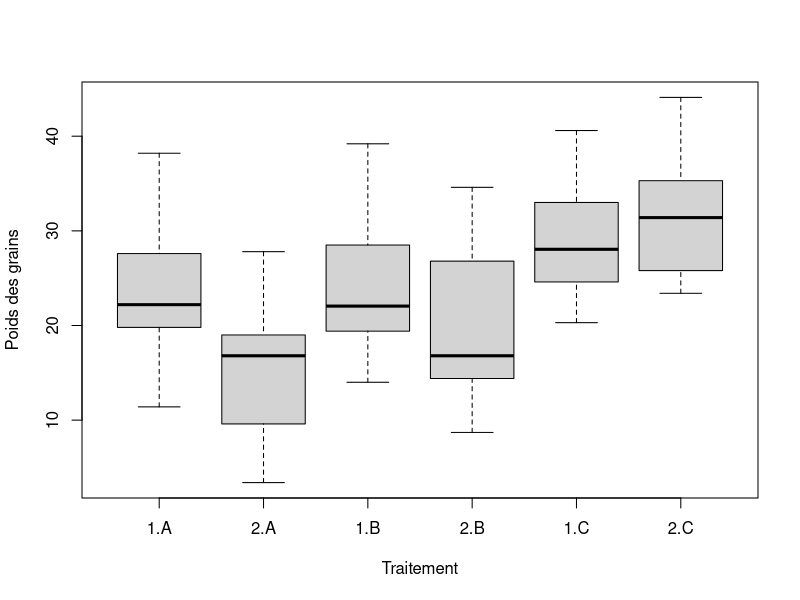
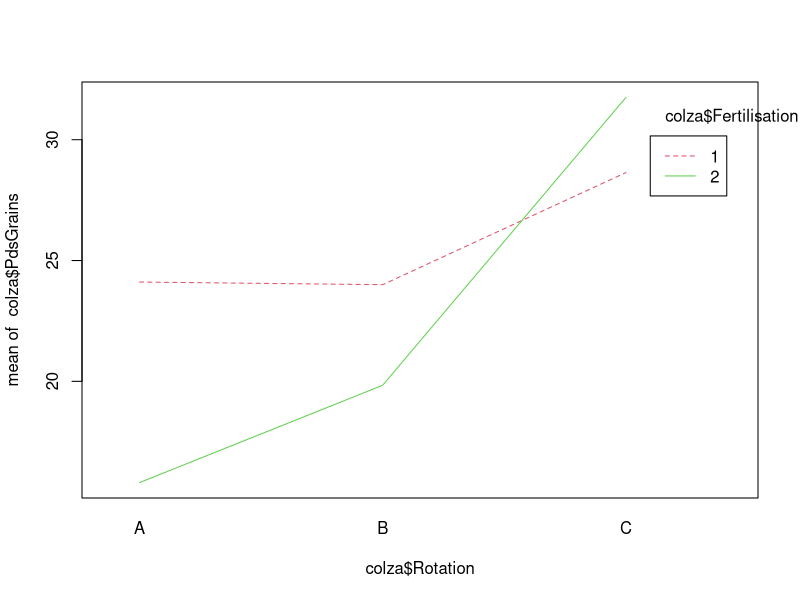
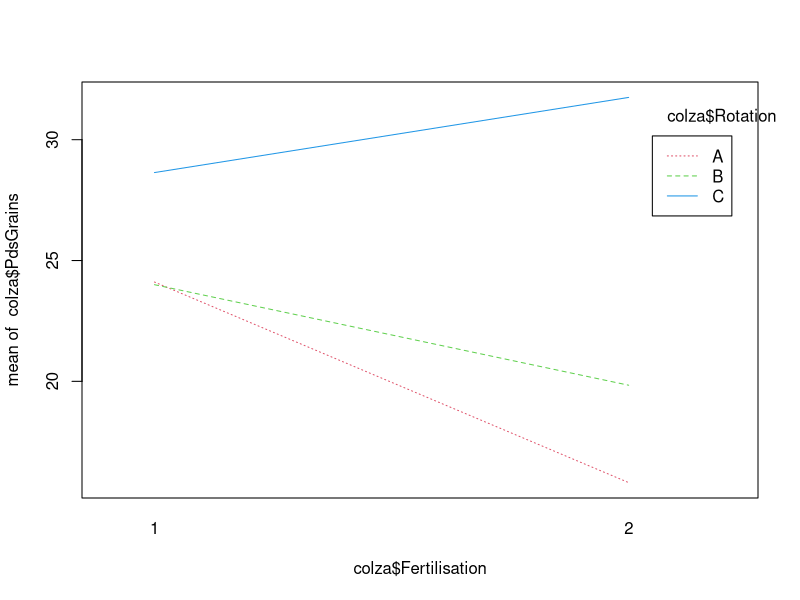
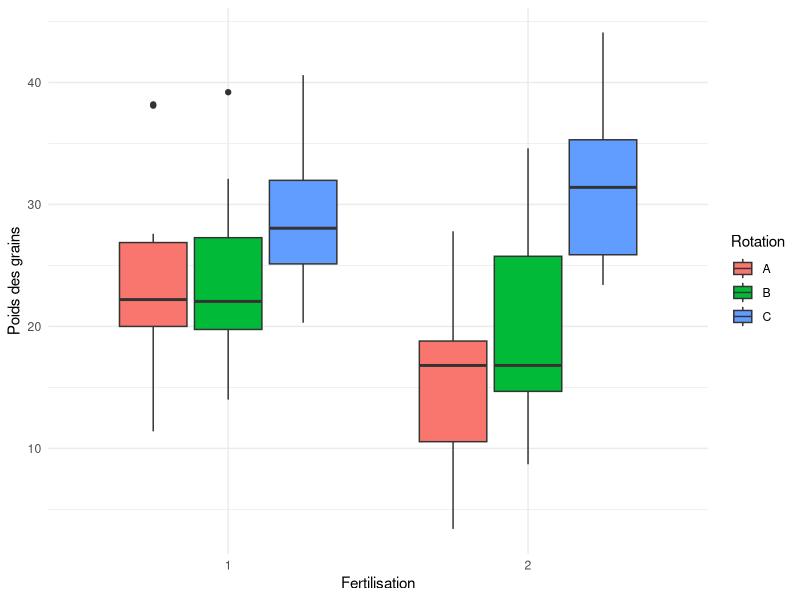
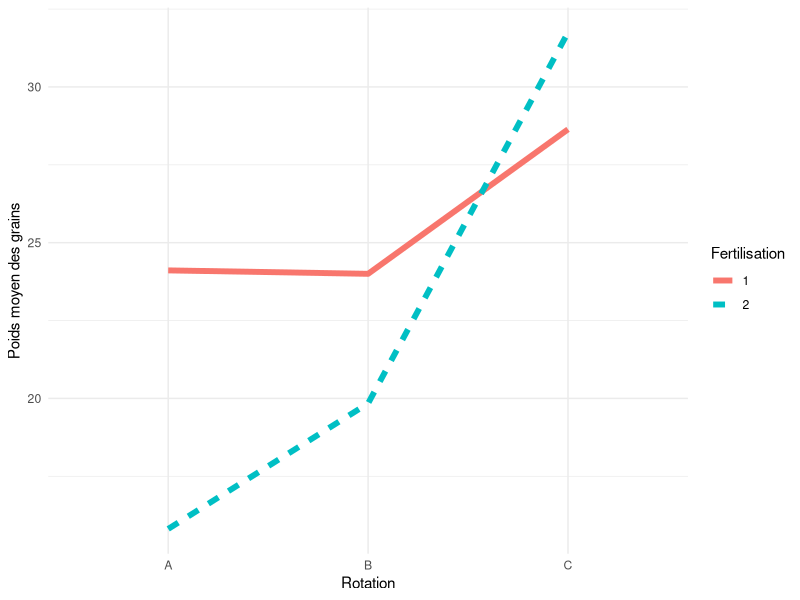
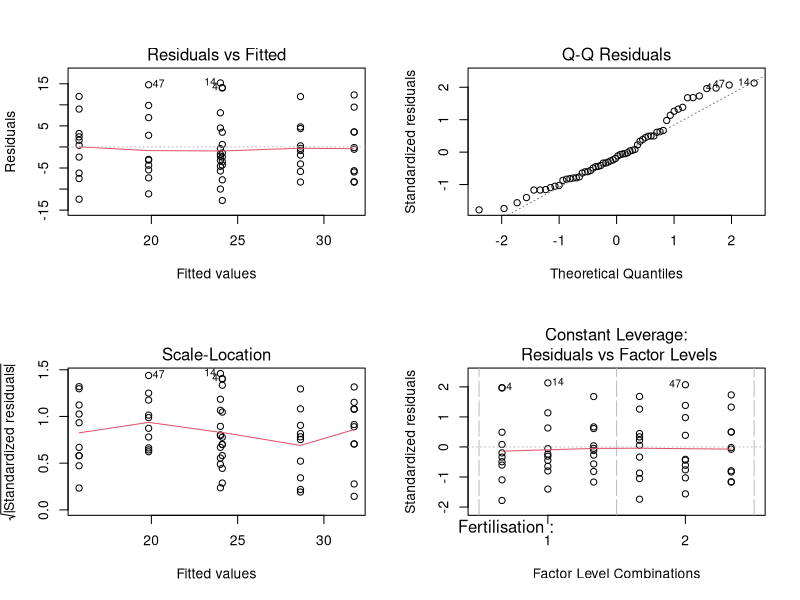
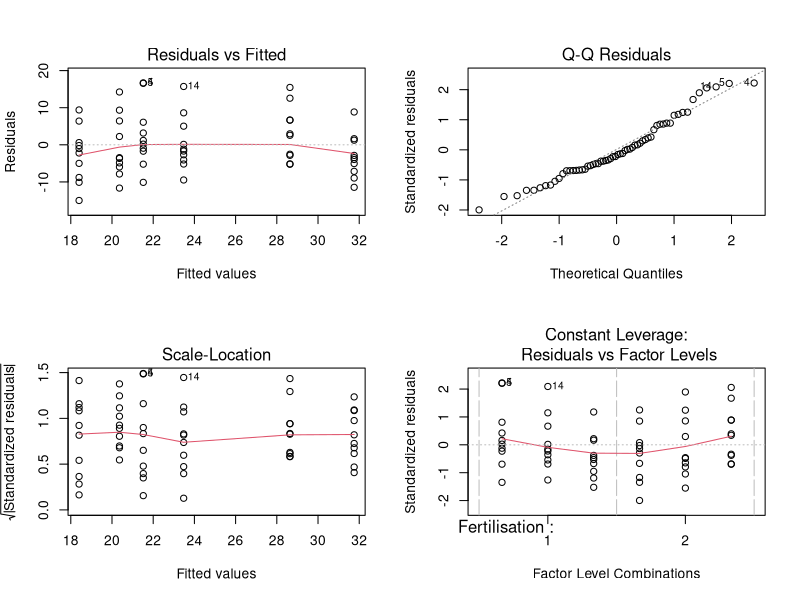

Generate these figures, in order, with R:
## ---- chunk 1
options(htmltools.dir.version = FALSE)
knitr::opts_chunk$set(echo = TRUE, fig.align = "center", fig.retina = 2, comment = NA)
## ---- chunk 2
colza <- read.table("Colza.txt", header = T)
str(colza)
## ---- chunk 3
colza$Fertilisation <- as.factor(colza$Fertilisation)
str(colza)
## ---- chunk 4
table(colza$Fertilisation)
table(colza$Rotation)
table(colza$Fertilisation, colza$Rotation)
## ---- chunk 5
summary(colza$PdsGrains)
sd(colza$PdsGrains)
by(colza$PdsGrains, colza$Fertilisation, mean)
by(colza$PdsGrains, colza$Rotation, mean)
## ---- chunk 6
library(tidyverse)

colza %>% 
  group_by(Fertilisation, Rotation) %>% 
  summarise(N = n(), Mean = mean(PdsGrains), 
            Min = min(PdsGrains), Median = median(PdsGrains), 
            Max = max(PdsGrains), Var = sd(PdsGrains)^2) %>% 
  arrange(Mean)
## ---- chunk 7
boxplot(colza$PdsGrains ~ colza$Fertilisation * colza$Rotation,
        xlab = "Traitement", ylab = "Poids des grains")
## ---- chunk 8
interaction.plot(colza$Rotation, 
                 colza$Fertilisation,
                 colza$PdsGrains,
                 fixed = TRUE, 
                 col = 2:3, 
                 leg.bty = "o")
## ---- chunk 9
interaction.plot(colza$Fertilisation, 
                 colza$Rotation,
                 colza$PdsGrains,
                 fixed = TRUE, 
                 col = 2:4, 
                 leg.bty = "o")
## ---- chunk 10
ggplot(colza) +
  aes(x = Fertilisation, y = PdsGrains, fill = Rotation) +
  geom_boxplot() +
  theme_minimal() + labs(y = "Poids des grains")
## ---- chunk 11
colza %>% 
  group_by(Rotation, Fertilisation) %>% 
  summarise(Mean = mean(PdsGrains)) %>% 
  ggplot() +
  aes(x = Rotation, y = Mean, group = Fertilisation, 
      color = Fertilisation, linetype = Fertilisation) +
  geom_line(size = 2) +
  theme_minimal() + labs(y = "Poids moyen des grains")
## ---- chunk 12
mod_2F_I <- lm(PdsGrains ~ Fertilisation * Rotation, data = colza)
mod_2F_I
## ---- chunk 13
par(mfrow = c(2, 2))
plot(mod_2F_I)
## ---- chunk 14
mod_0 <- lm(PdsGrains ~ 1, data = colza)
anova(mod_0, mod_2F_I)
## ---- chunk 15
anova(mod_2F_I)
## ---- chunk 16
car::Anova(mod_2F_I)
## ---- chunk 17
summary(mod_2F_I)
## ---- chunk 18
mod_2F <- lm(PdsGrains ~ Fertilisation + Rotation, data = colza)
mod_2F
## ---- chunk 19
par(mfrow = c(2, 2))
plot(mod_2F)
## ---- chunk 20
anova(mod_2F)
## ---- chunk 21
car::Anova(mod_2F)
## ---- chunk 22
summary(mod_2F)
## ---- chunk 23
lsmeans::lsmeans(mod_2F, pairwise ~ Rotation, adjust = "bonferroni")
